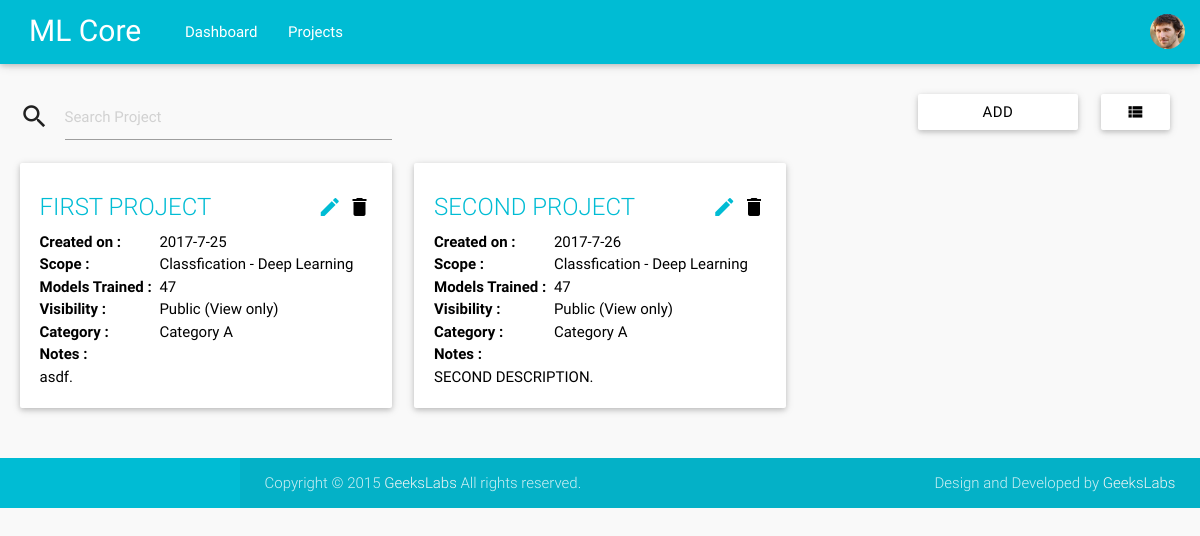
Page /coordinator/projects/ (signed in) on the earlier database version.
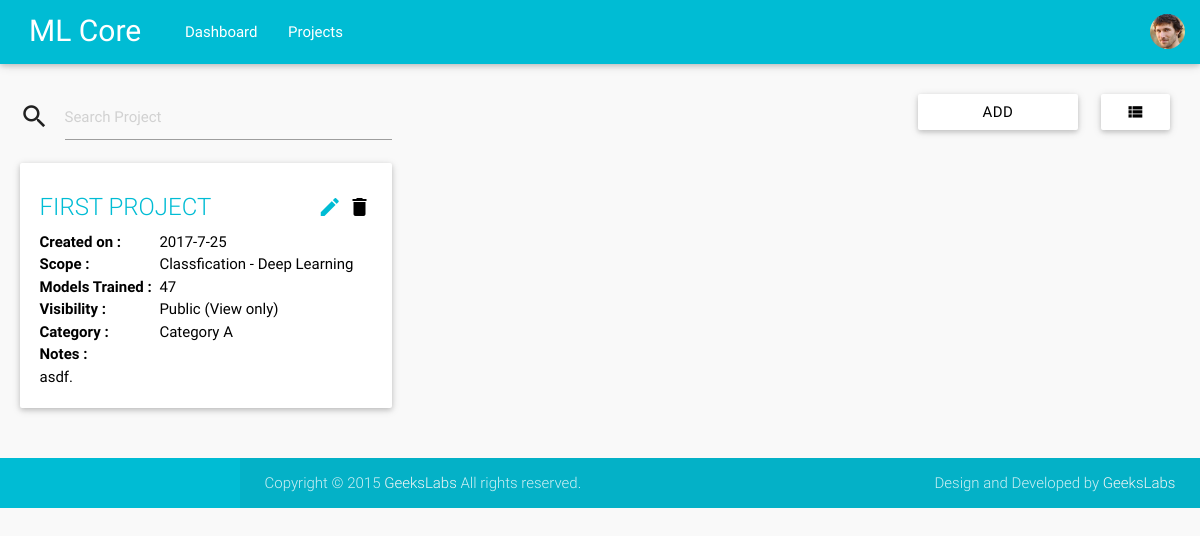
Same page on the later database version.
### coordinator/models.py (models this page shows, shortened)
class Project(models.Model):
	name = models.CharField(max_length=50)
	description = models.TextField()
	visibility = models.CharField(max_length=10)
	task = models.CharField(max_length=20)
	category = models.CharField(max_length=20)
	owner = models.ForeignKey(User, on_delete=models.CASCADE)
	created_time = models.DateTimeField(auto_now=True)

### coordinator/views.py (the view, shortened to what this page needs)
def projects(request):
	layout = request.GET.get('layout')
	if layout != 'list':
		layout = 'grid'
	else:
		layout = 'list'
	projects = models.Project.objects.filter(owner=request.user)
	return render(request, 'coordinator/projects.html', {
		'user': request.user,
		'layout': layout,
		'projects': projects
		})

### templates/coordinator/projects.html (shortened to what this page needs)
{% extends 'base.html' %}
{% load static %}
{% block extra_styles %}
    <link href="{% static 'theme/js/plugins/sweetalert/dist/sweetalert.css' %}" type="text/css" rel="stylesheet" media="screen,projection">
{% endblock %}
{% block content %}
    <div id="basic-card" class="section">
        <div class="row">
            <div class="input-field col s12 m4 l4">
                <i class="mdi-action-search prefix"></i>
                <input type="text" name="search_query" placeholder="Search Project" />
            </div>
            <div class="input-field col offset-m3 offset-l5 s12 m5 l3">
                <div class="col s8 m8 l8">
                    <a class="btn col s12 m12 l12 waves-effect waves-dark white modal-trigger black-text" href="#add_new" > Add </a>
                </div>
                <div class="col s4 m4 l4">
                    {% if layout == 'grid' %}
                        <a href="{% url 'coordinator:projects' %}?layout=list" class="btn col s12 m12 l12 waves-effect waves-dark white black-text" > <i class="mdi-action-view-list"> </i> </a>
                    {% else %}
                        <a href="{% url 'coordinator:projects' %}?layout=grid" class="btn col s12 m12 l12 waves-effect waves-dark white black-text" > <i class="mdi-action-view-module"> </i> </a>
                    {% endif %}
                </div>
            </div>
        </div>
        {% if layout == 'grid' %}
            {% include 'coordinator/projects-layout/grid.html' %}
        {% else %}
            {% include 'coordinator/projects-layout/list.html' %}
        {% endif %}
    </div>
{% endblock %}

### templates/coordinator/projects-layout/grid.html
<div class="row grid-view projects">
{% for project in projects %}
    <div class="col s12 m6 l4 item">
        <div class="row">
            <div class="col s12 m12 l12">
                <div class="card ">
                    <div class="card-content black-text">
                        <span class="card-title">
                            <a href="{% url 'coordinator:project' project.id %}">
                                {{ project.name }}
                            </a>
                            <div class="actions right">
                                <a class="modal-trigger" href="#edit">
                                    <i class="mdi-editor-mode-edit edit-btn" data="{{project.id}}"> </i>
                                </a>
                                <i class="mdi-action-delete delete-btn" data="{{project.id}}"> </i>
                            </div>
                        </span>
                        <div class = "card-summary">
                            <strong> Created on : </strong>
                            <span> {{ project.created_time|date:"o-n-j" }} </span> <br/>
                            <strong> Scope : </strong>  <span> {{ project.task }} </span> <br/>
                            <strong> Models Trained : </strong>  <span> 47 </span> <br/>
                            <strong> Visibility : </strong>  <span> {{ project.visibility }} </span> <br/>
                            <strong> Category : </strong>  <span> {{ project.category }} </span> <br/>
                            <strong> Notes : </strong>
                            <p> {{ project.description }}.</p>
                        </div>
                    </div>
                </div>
            </div>
        </div>
    </div>
{% endfor %}
</div>

Differences in the rows shown:
removed Project: name "SECOND PROJECT", created_time "2017-7-26", task "Classfication - Deep Learning", visibility "Public (View only)", category "Category A", description "SECOND DESCRIPTION"
